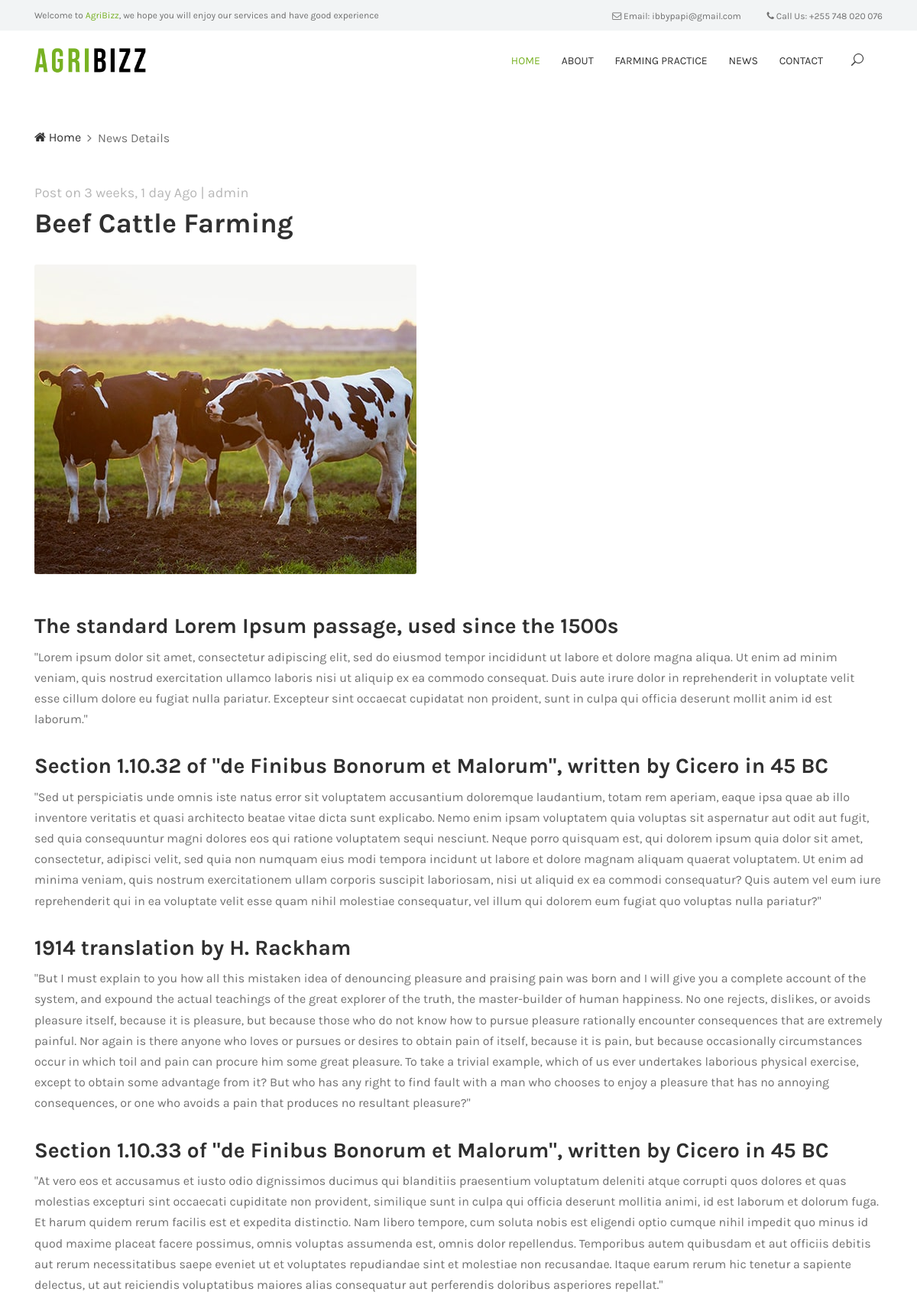
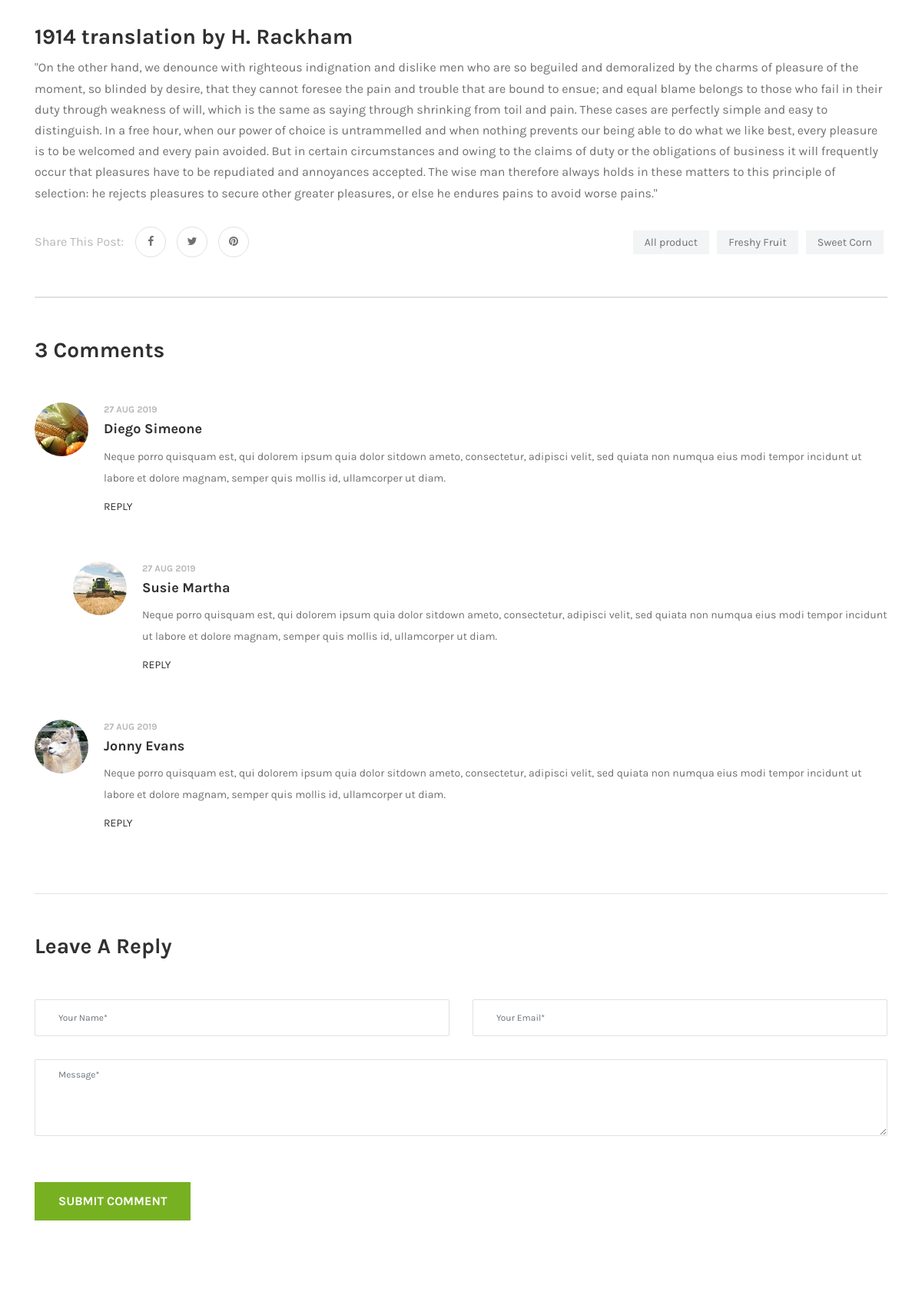
Page /practice_details.html (upper part) on the committed database (2 pictures, top to bottom).
### blog/models.py (models this page shows, shortened)
class BlogPost (models.Model):
    STATUS_CHOICE = (('draft', 'Draft'), ('published', 'Published'),)
    author = models.ForeignKey(
        Author, on_delete=models.CASCADE, related_name='blog_posts')
    title = models.CharField(max_length=200,)
    overview = models.CharField(max_length=150, null=True)
    slug = models.SlugField(null=True, unique=True)
    thumbnail = models.ImageField(upload_to=upload_location, null=True, blank=True)
    icon = ImageField(upload_to=upload_location, null=True, blank=True)
    content = HTMLField()
    publish = models.DateTimeField(default=timezone.now)
    date_created = models.DateTimeField(
        auto_now_add=True, verbose_name="date_published")
    date_updated = models.DateTimeField(
        auto_now=True, verbose_name="date_updated")
    status = models.CharField(
        max_length=10, choices=STATUS_CHOICE, default='draft')
    featured = models.BooleanField()
    class Meta:
        ordering = ('-publish',)

class Author(models.Model):
    user = models.OneToOneField(User, on_delete=models.CASCADE)
    profile_pic = models.ImageField()
    def __str__(self):
        return self.user.username

### blog/views.py (the view)
# urls.py: path('practice_details.html', views.practice_details, name="practice_details"),
def practice_details(request, ):
    post = BlogPost.objects.get(id = 3)
    context = {
        'post': post,
    }
    return render(request, "practice_details.html", context)

### blog/templates/practice_details.html (shortened to what this page needs)
{% extends 'base.html' %}
{% load static %}
{% block content %}
  <div class="famie-breadcrumb">
    <div class="container">
      <nav aria-label="breadcrumb">
        <ol class="breadcrumb">
          <li class="breadcrumb-item"><a href="index.html"><i class="fa fa-home"></i> Home</a></li>
          <li class="breadcrumb-item active" aria-current="page">News Details</li>
        </ol>
      </nav>
    </div>
  </div>
  <section class="news-details-area section-padding-0-100">
    <div class="container">
      <div class="row">
        <div class="col-12">
          <div class="news-details-content">
            <h6>Post on <a href="#" class="post-date">{{ post.date_created | timesince }}</a> Ago <a href="#" class="post-author">| {{ post.author }}</a></h6>
            <h2 class="post-title">{{ post.title }}</h2>
            <div class="benefits-thumbnail mb-50">
                    <img src="{{ post.thumbnail.url}}" alt="">
                </div>
              <div>
                {{ post.content | safe }}
              </div>
            <div class="share-tags d-flex flex-wrap align-items-center justify-content-between">
              <div class="share-post d-flex align-items-center
            <p>Morbi eget convallis nisi. Sed blandit neque eu leo
              fringilla semper. Donec sedan arcu utarcu sagittis
              ornare ac at ipsum. Fusce ut pharetra auguet, int
              placerat arcu. Ut at erat sit amet ligulan pharetra
              scelerisque nec et justo. Mauris etsa turpis nonta
              Maecenas imperdiet pulvinar magna, vel feugiat</p>
">
                <span>Share This post:</span>
                <div class="share-icons">
                  <a href="#"><i class="fa fa-facebook"></i></a>
                  <a href="#"><i class="fa fa-twitter"></i></a>
                  <a href="#"><i class="fa fa-pinterest"></i></a>
                </div>
              </div>
              <ul class="famie-tags">
                <li><a href="#">All product</a></li>
                <li><a href="#">Freshy Fruit</a></li>
                <li><a href="#">Sweet Corn</a></li>
              </ul>
            </div>
          </div>
          <div class="comment_area clearfix mb-50">
            <h3 class="mb-50">3 Comments</h3>
            <ul>
              <li class="single_comment_area">
                <div class="comment-content d-flex">
                  <div class="comment-author">
                    <img src="{% static 'img/bg-img/31.jpg' %}" alt="author">
                  </div>
                  <div class="comment-meta">
                    <a href="#" class="comment-date">27 Aug 2019</a>
                    <h6>Diego Simeone</h6>
                    <p>Neque porro quisquam est, qui dolorem ipsum quia dolor sitdown ameto, consectetur, adipisci velit, sed quiata non numqua eius modi tempor incidunt ut labore et dolore magnam, semper quis mollis id, ullamcorper ut diam.</p>
                    <a href="#" class="reply">Reply</a>
                  </div>
                </div>
                <ol class="children">
                  <li class="single_comment_area">
                    <div class="comment-content d-flex">
                      <div class="comment-author">
                        <img src="{% static 'img/bg-img/32.jpg' %}" alt="author">
                      </div>
                      <div class="comment-meta">
                        <a href="#" class="comment-date">27 Aug 2019</a>
                        <h6>Susie Martha</h6>
                        <p>Neque porro quisquam est, qui dolorem ipsum quia dolor sitdown ameto, consectetur, adipisci velit, sed quiata non numqua eius modi tempor incidunt ut labore et dolore magnam, semper quis mollis id, ullamcorper ut diam.</p>
                        <a href="#" class="reply">Reply</a>
                      </div>
                    </div>
                  </li>
                </ol>
              </li>
              <li class="single_comment_area">
                <div class="comment-content d-flex">
                  <div class="comment-author">
                    <img src="{% static 'img/bg-img/33.jpg' %}" alt="author">
                  </div>
                  <div class="comment-meta">
                    <a href="#" class="comment-date">27 Aug 2019</a>
                    <h6>Jonny Evans</h6>
                    <p>Neque porro quisquam est, qui dolorem ipsum quia dolor sitdown ameto, consectetur, adipisci velit, sed quiata non numqua eius modi tempor incidunt ut labore et dolore magnam, semper quis mollis id, ullamcorper ut diam.</p>
                    <a href="#" class="reply">Reply</a>
                  </div>
                </div>
              </li>
            </ul>
          </div>
          <div class="post-a-comment-area">
            <h3 class="mb-50">Leave A Reply</h3>
            <div class="contact-form-area">
              <form action="#" method="post">
                <div class="row">
                  <div class="col-12 col-lg-6">
                    <input type="text" class="form-control" id="name" placeholder="Your Name*">
                  </div>
                  <div class="col-12 col-lg-6">
                    <input type="email" class="form-control" id="email" placeholder="Your Email*">
                  </div>
                  <div class="col-12">
                    <textarea name="message" class="form-control" id="message" placeholder="Message*"></textarea>
                  </div>
                  <div class="col-12">
                    <button class="btn famie-btn mt-30" type="submit">Submit Comment</button>
                  </div>
                </div>
              </form>
            </div>
          </div>
        </div>
      </div>
    </div>
  </section>
{% endblock content %}

### static/css/classy-nav.css (style rules this page uses)
body { font-family: "Roboto", sans-serif; }
ul { margin: 0; }
ul li { list-style: none; }
img { height: auto; max-width: 100%; }
.justify-content-between { -webkit-box-pack: justify; -ms-flex-pack: justify; justify-content: space-between; }

### rows in the picture
BlogPost: date_created "3 weeks, 1 day", author "admin", title "Beef Cattle Farming", thumbnail (picture), content "The standard Lorem Ipsum passage, used since the 1500s \"Lorem ipsum dolor sit amet, consectetur adipiscing elit, sed do eiusmod tempor incididunt ut labore et dolore magna aliqua. Ut enim ad minim veniam, quis nostrud exercitation ullamco laboris nisi ut aliquip ex ea commodo consequat. Duis aute irure dolor in reprehenderit in voluptate velit esse cillum dolore eu fugiat nulla pariatur. Excepteur sint occaecat cupidatat non proident, sunt in culpa qui officia deserunt mollit anim id est laborum.\" Section 1.10.32 of \"de Finibus Bonorum et Malorum\", written by Cicero in 45 BC \"Sed ut perspiciatis unde omnis iste natus error sit voluptatem accusantium doloremque laudantium, totam rem aperiam,…"
